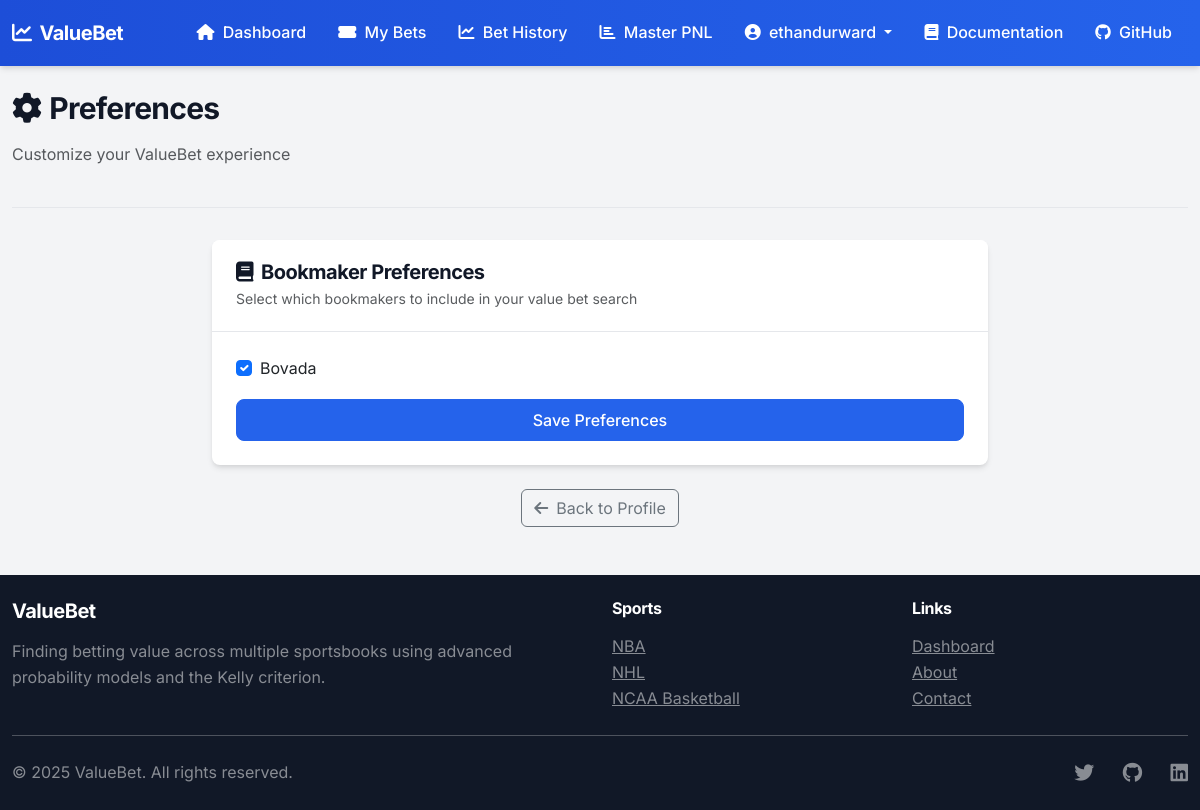
Before: /preferences/ (signed in) with the older database file.
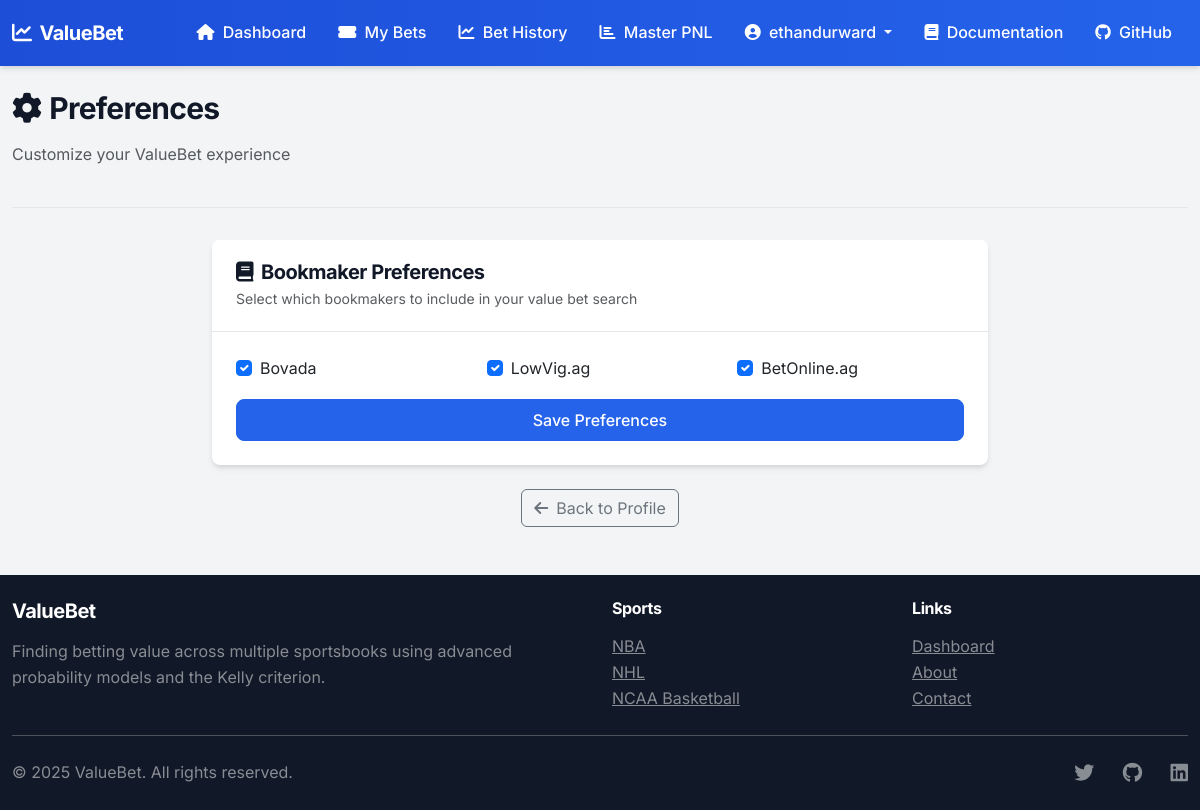
After: the same page with the newer database file.
### betting/models.py (models this page shows, shortened)
class ValueBet(models.Model):
    id = models.UUIDField(primary_key=True, default=uuid.uuid4, editable=False)
    game = models.ForeignKey(Game, on_delete=models.CASCADE, related_name='value_bets')
    bookmaker = models.CharField(max_length=100)
    bet_type = models.CharField(max_length=50)
    true_prob = models.FloatField()
    offered_odds = models.FloatField()
    expected_value = models.FloatField()
    bet_size = models.IntegerField()
    timestamp = models.DateTimeField(auto_now_add=True)
    class Meta:
        ordering = ['-expected_value']

### betting/views.py (the view)
# urls.py: path('preferences/', views.preferences, name='preferences'),
@login_required
def preferences(request):
    user = request.user
    bookmakers = list(ValueBet.objects.values_list('bookmaker', flat=True).distinct())
    if request.method == 'POST':
        form = BookmakerPreferenceForm(request.POST, bookmakers=bookmakers, user=user)
        if form.is_valid():
            form.save()
            messages.success(request, 'Your preferences have been updated.')
            return redirect('betting:preferences')
    else:
        form = BookmakerPreferenceForm(bookmakers=bookmakers, user=user)
    return render(request, 'betting/preferences.html', {'form': form})

### betting/forms.py (shortened to what this page needs)
class BookmakerPreferenceForm(forms.Form):
    def __init__(self, *args, bookmakers=None, user=None, **kwargs):
        super().__init__(*args, **kwargs)
        self.user = user
        if bookmakers:
            for bookmaker in bookmakers:
                initial = True
                if user:
                    pref = UserBookmakerPreference.objects.filter(
                        user=user, bookmaker=bookmaker).first()
                    if pref:
                        initial = pref.is_enabled
                field_name = f"bookmaker_{bookmaker.replace(' ', '_')}"
                self.fields[field_name] = forms.BooleanField(
                    label=bookmaker,
                    required=False,
                    initial=initial,
                    widget=forms.CheckboxInput(attrs={'class': 'form-check-input'})
                )

### betting/templates/betting/preferences.html (shortened to what this page needs)
{% extends 'betting/base.html' %}
{% block content %}
<div class="page-header">
    <div>
        <h1><i class="fas fa-cog me-2"></i>Preferences</h1>
        <p class="text-muted">Customize your ValueBet experience</p>
    </div>
</div>
<div class="row">
    <div class="col-md-8 mx-auto">
        <div class="card mb-4">
            <div class="card-header">
                <h5><i class="fas fa-book me-2"></i>Bookmaker Preferences</h5>
                <p class="mb-0 text-muted small">Select which bookmakers to include in your value bet search</p>
            </div>
            <div class="card-body">
                <form method="post" novalidate>
                    <div class="row">
                        {% for field in form %}
                            <div class="col-md-4 mb-3">
                                <div class="form-check">
                                    {{ field }}
                                    <label class="form-check-label" for="{{ field.id_for_label }}">
                                        {{ field.label }}
                                    </label>
                                </div>
                            </div>
                        {% endfor %}
                    </div>
                    <div class="d-grid">
                        <button type="submit" class="btn btn-primary">Save Preferences</button>
                    </div>
                </form>
            </div>
        </div>
        <div class="text-center">
            <a href="{% url 'betting:profile' %}" class="btn btn-outline-secondary">
                <i class="fas fa-arrow-left me-2"></i>Back to Profile
            </a>
        </div>
    </div>
</div>
{% endblock %}

Changed rows visible on the page:
added ValueBet: label "LowVig.ag"
added ValueBet: label "BetOnline.ag"
